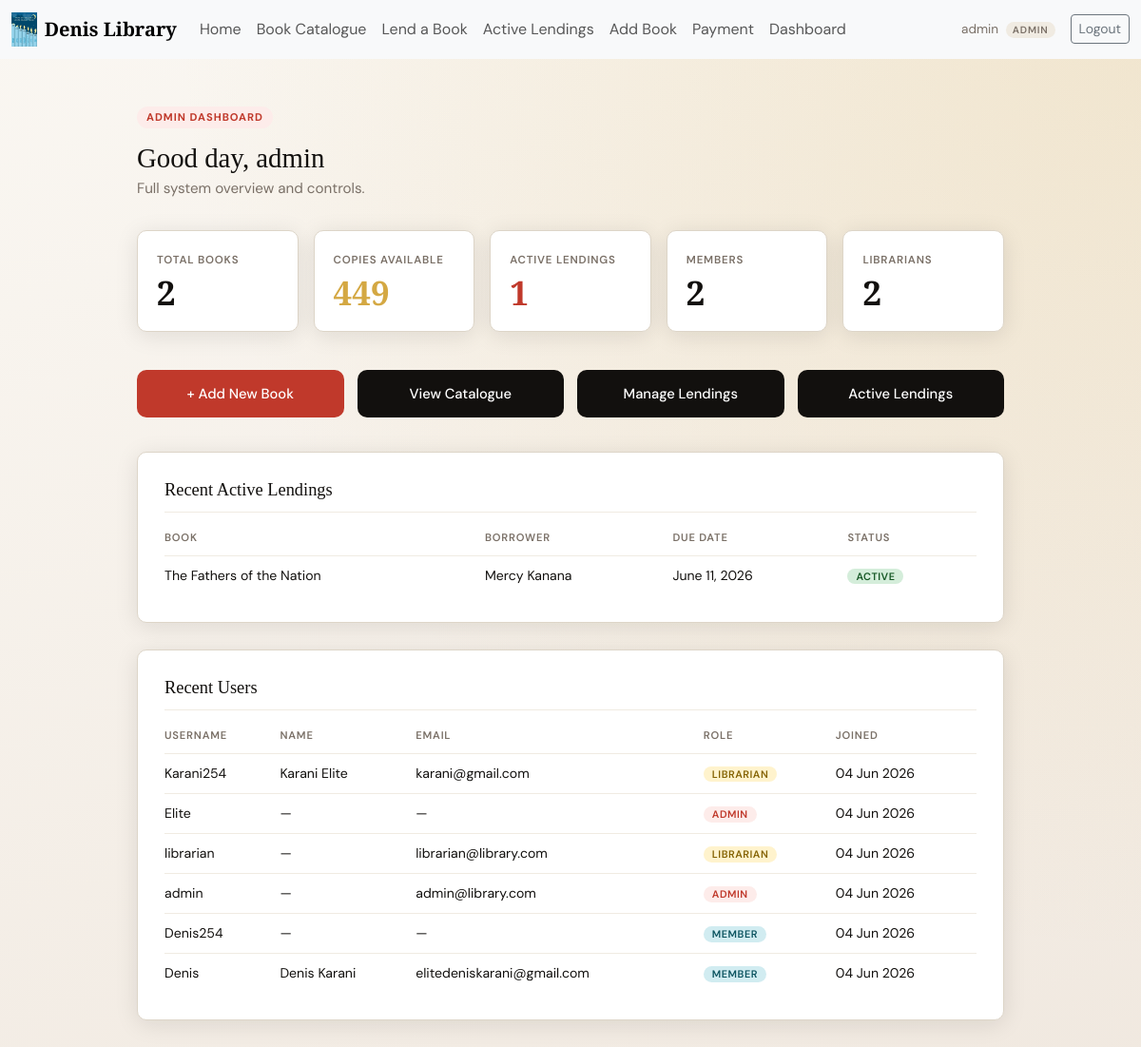
The page /accounts/dashboard/admin/ (signed in) on the database as committed earlier.
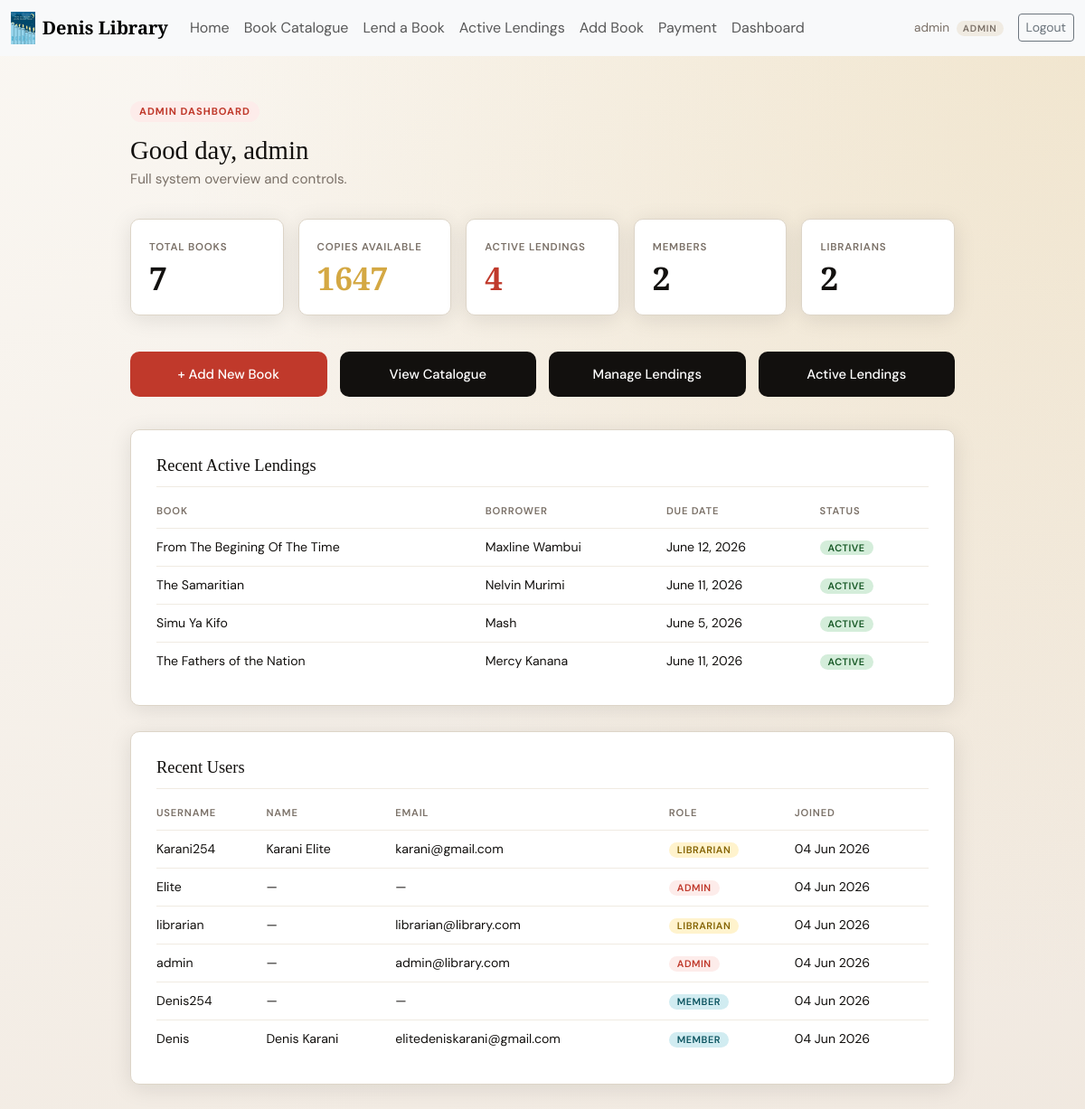
The same page on the database as committed later.
### accounts/models.py (models this page shows, shortened)
class CustomUser(AbstractUser):
    ROLE_CHOICES = [
        ('admin',     'Admin'),
        ('librarian', 'Librarian'),
        ('member',    'Member'),
    ]
    role = models.CharField(max_length=20, choices=ROLE_CHOICES, default='member')
    groups = models.ManyToManyField(
        'auth.Group',
        related_name='customuser_set',
        blank=True,
        help_text='The groups this user belongs to.',
        verbose_name='groups',
    )
    user_permissions = models.ManyToManyField(
        'auth.Permission',
        related_name='customuser_set',
        blank=True,
        help_text='Specific permissions for this user.',
        verbose_name='user permissions',
    )
    def is_admin(self):
        return self.role == 'admin'

### returned_books/models.py (models this page shows, shortened)
class LendingRecord(models.Model):
    book = models.ForeignKey(
        'borrowed_books.Book',
        on_delete=models.CASCADE,
        related_name='lending_records'
    )
    borrower_name = models.CharField(max_length=255)
    copies_lent   = models.PositiveIntegerField(default=1)
    date_borrowed = models.DateTimeField(default=timezone.now)
    due_date      = models.DateField()
    is_returned   = models.BooleanField(default=False)
    class Meta:
        ordering = ['-date_borrowed']

### borrowed_books/models.py (models this page shows, shortened)
class Book(models.Model):
    GENRE_CHOICES = [
        ('fiction', 'Fiction'),
        ('non_fiction', 'Non-Fiction'),
        ('science', 'Science'),
        ('history', 'History'),
        ('biography', 'Biography'),
        ('technology', 'Technology'),
        ('arts', 'Arts & Literature'),
        ('other', 'Other'),
    ]
    title = models.CharField(max_length=255)
    author = models.CharField(max_length=255)
    isbn = models.CharField(max_length=20, unique=True)
    genre = models.CharField(max_length=50, choices=GENRE_CHOICES, default='other')
    published_year = models.PositiveIntegerField()
    copies_available = models.PositiveIntegerField(default=1)
    description = models.TextField(blank=True)
    date_added = models.DateTimeField(auto_now_add=True)
    class Meta:
        ordering = ['-date_added']

### accounts/views.py (the view)
    @login_required
    def wrapper(request, *args, **kwargs):
        if not request.user.is_admin():
            messages.error(request, 'Access denied. Admins only.')
            return redirect('dashboard_redirect')
        return view_func(request, *args, **kwargs)

### accounts/views.py (called while the page is built)
def admin_required(view_func):
    @login_required
    def wrapper(request, *args, **kwargs):
        if not request.user.is_admin():
            messages.error(request, 'Access denied. Admins only.')
            return redirect('dashboard_redirect')
        return view_func(request, *args, **kwargs)
    wrapper.__name__ = view_func.__name__
    return wrapper

### accounts/templates/accounts/admin_dashboard.html (shortened to what this page needs)
{% extends "base.html" %}
{% block content %}
<span class="role-tag">Admin Dashboard</span>
<div class="db-header">
  <h2>Good day, {{ request.user.first_name|default:request.user.username }}</h2>
  <p>Full system overview and controls.</p>
</div>
<div class="stats-grid">
  <div class="stat-card">
    <div class="label">Total Books</div>
    <div class="value">{{ total_books }}</div>
  </div>
  <div class="stat-card">
    <div class="label">Copies Available</div>
    <div class="value gold">{{ total_copies }}</div>
  </div>
  <div class="stat-card">
    <div class="label">Active Lendings</div>
    <div class="value rust">{{ active_lendings }}</div>
  </div>
  <div class="stat-card">
    <div class="label">Members</div>
    <div class="value">{{ total_members }}</div>
  </div>
  <div class="stat-card">
    <div class="label">Librarians</div>
    <div class="value">{{ total_librarians }}</div>
  </div>
</div>
<div class="action-grid">
  <a href="{% url 'Addbook' %}"          class="action-btn">+ Add New Book</a>
  <a href="{% url 'BookCatalogue' %}"    class="action-btn secondary">View Catalogue</a>
  <a href="{% url 'LendingCatalogue' %}" class="action-btn secondary">Manage Lendings</a>
  <a href="{% url 'ActiveLendings' %}"   class="action-btn secondary">Active Lendings</a>
</div>
<div class="section-block">
  <h3>Recent Active Lendings</h3>
  {% if recent_lendings %}
    <table>
      <thead><tr><th>Book</th><th>Borrower</th><th>Due Date</th><th>Status</th></tr></thead>
      <tbody>
        {% for r in recent_lendings %}
        <tr>
          <td>{{ r.book.title }}</td>
          <td>{{ r.borrower_name }}</td>
          <td>{{ r.due_date }}</td>
          <td>
            {% if r.due_date < today %}<span class="badge badge-overdue">Overdue</span>
            {% else %}<span class="badge badge-active">Active</span>{% endif %}
          </td>
        </tr>
        {% endfor %}
      </tbody>
    </table>
  {% else %}
    <p style="color:var(--muted);font-size:.9rem;">No active lendings.</p>
  {% endif %}
</div>
<div class="section-block">
  <h3>Recent Users</h3>
  {% if all_users %}
    <table>
      <thead><tr><th>Username</th><th>Name</th><th>Email</th><th>Role</th><th>Joined</th></tr></thead>
      <tbody>
        {% for u in all_users %}
        <tr>
          <td>{{ u.username }}</td>
          <td>{{ u.get_full_name|default:"—" }}</td>
          <td>{{ u.email|default:"—" }}</td>
          <td><span class="badge badge-{{ u.role }}">{{ u.get_role_display }}</span></td>
          <td>{{ u.date_joined|date:"d M Y" }}</td>
        </tr>
        {% endfor %}
      </tbody>
    </table>
  {% else %}
    <p style="color:var(--muted);font-size:.9rem;">No users yet.</p>
  {% endif %}
</div>
{% endblock %}

### borrowed_books/templates/base.html (shortened to what this page needs)
<!DOCTYPE html>
{% load static %}
<html lang="en">
<head>
    <link rel="stylesheet" href="https://cdn.jsdelivr.net/npm/bootstrap@5.3.8/dist/css/bootstrap.min.css">
</head>
<body>
<nav class="navbar navbar-expand-lg bg-body-tertiary">
  <div class="container-fluid">
    <a class="navbar-brand d-flex align-items-center gap-2" href="{% url 'index' %}">
      <img src="{% static 'image/22a15976f2a206610b2c127e867164bd.jpg' %}" alt="Denis Library Logo" height="36" style="object-fit:contain;">
      <span style="font-family:'Playfair Display',serif;font-weight:700;">Denis Library</span>
    </a>
    <div class="collapse navbar-collapse" id="nav">
      <ul class="navbar-nav me-auto mb-2 mb-lg-0">
        <li class="nav-item">
          <a class="nav-link" href="{% url 'index' %}">Home</a>
        </li>
        {% if user.is_authenticated %}
          {% if user.role == 'admin' or user.role == 'librarian' %}
            <li class="nav-item"><a class="nav-link" href="{% url 'BookCatalogue' %}">Book Catalogue</a></li>
            <li class="nav-item"><a class="nav-link" href="{% url 'LendingCatalogue' %}">Lend a Book</a></li>
            <li class="nav-item"><a class="nav-link" href="{% url 'ActiveLendings' %}">Active Lendings</a></li>
          {% endif %}
          {% if user.role == 'admin' %}
            <li class="nav-item"><a class="nav-link" href="{% url 'Addbook' %}">Add Book</a></li>
          {% endif %}
          {% if user.role == 'admin' or user.role == 'librarian' %}
            <li class="nav-item"><a class="nav-link" href="{% url 'payment' %}">Payment</a></li>
          {% endif %}
          <li class="nav-item">
            <a class="nav-link" href="{% url 'dashboard_redirect' %}">Dashboard</a>
          </li>
        {% endif %}
      </ul>
      <div class="d-flex align-items-center gap-2">
        {% if user.is_authenticated %}
          <span class="navbar-text me-2" style="font-size:.85rem;color:var(--muted);">
            {{ user.username }}
            <span style="background:var(--cream);color:var(--muted);font-size:.65rem;font-weight:600;letter-spacing:.8px;text-transform:uppercase;padding:2px 7px;border-radius:20px;margin-left:4px;">{{ user.get_role_display }}</span>
          </span>
          <a href="{% url 'logout' %}" class="btn btn-sm btn-outline-secondary">Logout</a>
        {% else %}
          <a href="{% url 'login' %}"    class="btn btn-sm btn-outline-secondary">Login</a>
          <a href="{% url 'register' %}" class="btn btn-sm" style="background:var(--rust);color:#fff;border:none;">Register</a>
        {% endif %}
      </div>
    </div>
  </div>
</nav>
<main>
  {% block content %}
  {% endblock %}
</main>
</body>
</html>

### borrowed_books/templates/base.html (style rules this page uses)
:root { --ink: #12100e; --paper: #faf7f2; --cream: #f0ebe2; --rust: #c0392b; --rust-lt: #e74c3c; --gold: #d4a843; --muted: #7a7067; --border: #ddd5c8; --radius: 10px; --shadow: 0 4px 24px rgba(18,16,14,.10); --card-w: 240px; }
*, *::before, *::after { box-sizing: border-box; margin: 0; padding: 0; }
body { font-family: 'DM Sans', sans-serif; background: radial-gradient(ellipse at top right, rgba(212,168,67,0.18) 0%, transparent 60%), linear-gradient(160deg, #faf7f2 0%, #f0e8df 100%); background-attachment: fixed; color: var(--ink); min-height: 100vh; }
main { max-width: 960px; margin: 0 auto; padding: 48px 24px 80px; }

### accounts/templates/accounts/admin_dashboard.html (style rules this page uses)
.db-header { margin-bottom:32px; }
.db-header h2 { font-family:'Playfair Display',serif; font-size:1.8rem; margin-bottom:4px; }
.db-header p { color:var(--muted); font-size:.95rem; }
.role-tag { display:inline-block; background:#fdecea; color:var(--rust); font-size:.7rem; font-weight:700; letter-spacing:1px; text-transform:uppercase; padding:3px 10px; border-radius:20px; margin-bottom:14px; }
.stats-grid { display:grid; grid-template-columns:repeat(auto-fit,minmax(160px,1fr)); gap:16px; margin-bottom:40px; }
.stat-card { background:#fff; border:1px solid var(--border); border-radius:var(--radius); padding:22px 20px; box-shadow:var(--shadow); }
.stat-card .label { font-size:.72rem; font-weight:600; letter-spacing:.8px; text-transform:uppercase; color:var(--muted); margin-bottom:8px; }
.stat-card .value { font-family:'Playfair Display',serif; font-size:2.2rem; font-weight:700; color:var(--ink); line-height:1; }
.stat-card .value.rust { color:var(--rust); }
.stat-card .value.gold { color:var(--gold); }
.section-block { background:#fff; border:1px solid var(--border); border-radius:var(--radius); padding:28px 28px; box-shadow:var(--shadow); margin-bottom:28px; }
.section-block h3 { font-family:'Playfair Display',serif; font-size:1.15rem; margin-bottom:18px; padding-bottom:12px; border-bottom:1px solid var(--cream); }
table { width:100%; border-collapse:collapse; font-size:.88rem; }
th { text-align:left; font-size:.7rem; font-weight:600; letter-spacing:.8px; text-transform:uppercase; color:var(--muted); padding:0 12px 10px 0; border-bottom:1px solid var(--cream); }
td { padding:10px 12px 10px 0; border-bottom:1px solid var(--cream); color:var(--ink); vertical-align:middle; }
tr:last-child td { border-bottom:none; }
.badge { font-size:.68rem; font-weight:600; letter-spacing:.5px; text-transform:uppercase; padding:3px 9px; border-radius:20px; }
.badge-admin { background:#fdecea; color:var(--rust); }
.badge-librarian { background:#fff3cd; color:#856404; }
.badge-member { background:#d1ecf1; color:#0c5460; }
.badge-active { background:#d4edda; color:#155724; }
.action-grid { display:grid; grid-template-columns:repeat(auto-fit,minmax(200px,1fr)); gap:14px; margin-bottom:36px; }
.action-btn { display:block; background:var(--rust); color:#fff; text-align:center; padding:14px 20px; border-radius:var(--radius); text-decoration:none; font-weight:500; font-size:.92rem; transition:background .2s; }
.action-btn.secondary { background:var(--ink); }

Rows that differ between the two databases and show on the page:
added LendingRecord: book "From The Begining Of The Time", borrower_name "Maxline Wambui", due_date "June 12, 2026", shows "ACTIVE"
added LendingRecord: book "The Samaritian", borrower_name "Nelvin Murimi", due_date "June 11, 2026", shows "ACTIVE"
added LendingRecord: book "Simu Ya Kifo", borrower_name "Mash", due_date "June 5, 2026", shows "ACTIVE"
Other text that changed with them:
{{ total_books }}: "2" → "7"
{{ total_copies }}: "449" → "1647"
{{ active_lendings }}: "1" → "4"
